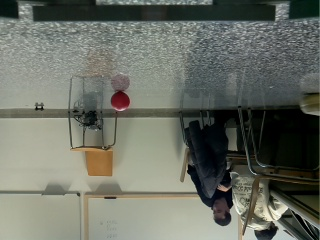
#> input picture fotos/imagenes/image_1741256867.824534.jpg, 320 x 240 px
$ python get_color_blobs.py   (older library calls are emulated)
#> lines starting #> are read from the running program, lines starting #| are printed output that depends on the picture; after the words box and inside, x2 and y2 are one past the last pixel; in counts of white or black regions, pixels touching at a corner belong together
# -*- coding: utf-8 -*-
#!/usr/bin/python

# SCRIPT PARA CALIBRAR LOS VALORES DE COLOR Y TAMAÑO DE LOS BLOBS


# Standard imports
import cv2
import numpy as np;

# Read image
img_BGR = cv2.imread("./fotos/imagenes/image_1741256867.824534.jpg") # TODO: CAMBIAR A HSV
#> img_BGR is the input picture: shape (240, 320, 3); mean B, G, R 100.7, 110.7, 106.8
#img_BGR = cv2.imread("many.jpg")
img_flip = cv2.flip(img_BGR, 0)
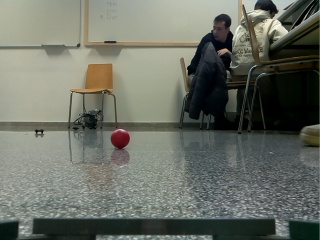
#> img_flip: shape (240, 320, 3); mean B, G, R 100.7, 110.7, 106.8
img_HSV = cv2.cvtColor(img_flip, cv2.COLOR_BGR2HSV)
#> img_HSV: shape (240, 320, 3); mean H, S, V 54.4, 51.5, 112.2

# Setup default values for SimpleBlobDetector parameters.
params = cv2.SimpleBlobDetector_Params()

# These are just examples, tune your own if needed
# Change thresholds
params.minThreshold = 10
params.maxThreshold = 200

# Filter by Area
params.filterByArea = True
params.minArea = 200
params.maxArea = 10000

# Filter by Circularity
params.filterByCircularity = True
params.minCircularity = 0.1

# Filter by Color
params.filterByColor = False
# not directly color, but intensity on the channel input
#params.blobColor = 0
params.filterByConvexity = False
params.filterByInertia = False


# Create a detector with the parameters
ver = (cv2.__version__).split('.')
if int(ver[0]) < 3 :
	detector = cv2.SimpleBlobDetector(params)
else :
	detector = cv2.SimpleBlobDetector_create(params)


cv2.imshow("Original", img_HSV)
# keypoints on original image (will look for blobs in grayscale)
keypoints = detector.detect(img_HSV)
#> keypoints = 10 keypoints; (x, y, size): (226, 227, 61.5), (215, 100, 45.1), (297, 48, 40.5), (99, 78, 31), (304, 231, 27.7), (154, 226, 25), (298, 113, 21.5), (277, 109, 19.5), (8, 231, 17.8), (120, 138, 17.6)
# Draw detected blobs as red circles.
# cv2.DRAW_MATCHES_FLAGS_DRAW_RICH_KEYPOINTS ensures
# the size of the circle corresponds to the size of blob
im_with_keypoints = cv2.drawKeypoints(img_flip, keypoints, np.array([]), (0,0,255), cv2.DRAW_MATCHES_FLAGS_DRAW_RICH_KEYPOINTS)
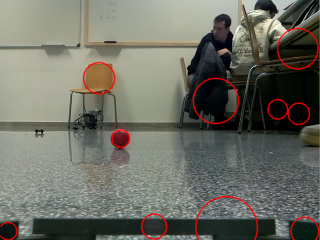
#> im_with_keypoints: shape (240, 320, 3); mean B, G, R 100, 109.9, 109.6

# Show blobs
cv2.imshow("Keypoints on Gray Scale", im_with_keypoints)
cv2.waitKey(0)

# filter certain COLOR channels

# Pixels with 100 <= R <= 255, 15 <= B <= 56, 17 <= G <= 50 will be considered red.
# similar for BLUE

# BY DEFAULT, opencv IMAGES have BGR format
redMin = (0, 25, 40)
redMax = (20, 50, 255)  # TODO: cuando vuelva a 360 cómo?

blueMin=(60, 10, 10)
blueMax=(255, 100, 100)

lower_red1 = (0, 100, 100)
upper_red1 = (10, 255, 255)
lower_red2 = (160, 100, 100)
upper_red2 = (179, 255, 255)

# Blue in HSV typically has hue values around 100-130
lower_blue = (100, 100, 100)
upper_blue = (130, 255, 255)

mask_red1 = cv2.inRange(img_HSV, lower_red1, upper_red1)
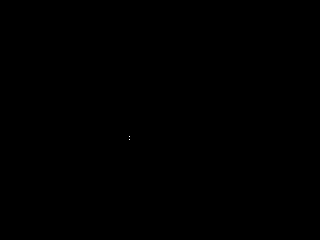
#> mask_red1: shape (240, 320); 0% white in thin lines or dots, all inside (x1, y1, x2, y2) = (129, 136, 130, 140)
mask_red2 = cv2.inRange(img_HSV, lower_red2, upper_red2)
#> mask_red2: shape (240, 320); 0.11% white; 2 white regions (1 under 20 px), largest, box (x1, y1, x2, y2) and area: (112, 131, 129, 139) 82
mask_red = cv2.bitwise_or(mask_red1, mask_red2)


# mask_red=cv2.inRange(img_HSV, redMin, redMax)
mask_blue=cv2.inRange(img_HSV, blueMin, blueMax)
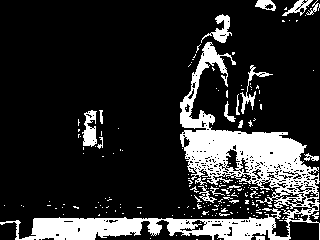
#> mask_blue: shape (240, 320); 18.3% white; 192 white regions (171 under 20 px), largest, box (x1, y1, x2, y2) and area: (0, 42, 320, 240) 11545, (82, 110, 97, 147) 349, (201, 14, 232, 43) 329


# apply the mask
red = cv2.bitwise_and(img_HSV, img_HSV, mask = mask_red)
#> red: shape (240, 320, 3); mean H, S, V 0.2, 0.2, 0.1
blue = cv2.bitwise_and(img_HSV, img_HSV, mask = mask_blue)
#> blue: shape (240, 320, 3); mean H, S, V 15.3, 8.1, 11.7
# show resulting filtered image next to the original one
cv2.imshow("Red regions", np.hstack([img_flip, red]))
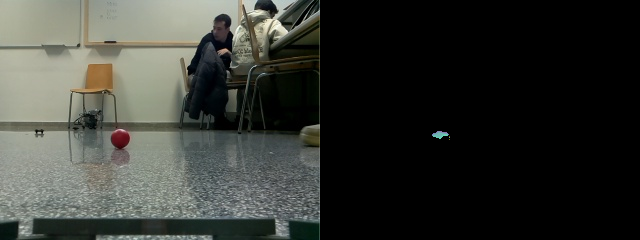
#> window 'Red regions': shape (240, 640, 3); mean B, G, R 50.5, 55.5, 53.5
cv2.imshow("Blue regions", np.hstack([img_flip, blue]))
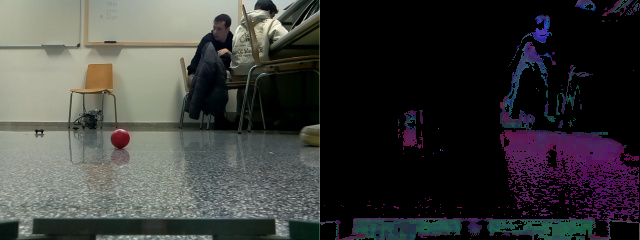
#> window 'Blue regions': shape (240, 640, 3); mean B, G, R 58, 59.4, 59.3


# detector finds "dark" blobs by default, so invert image for results with same detector
keypoints_red = detector.detect(255-mask_red)
#> keypoints_red = ()
keypoints_blue = detector.detect(255-mask_blue)
#> keypoints_blue = 4 keypoints; (x, y, size): (305, 228, 28.5), (222, 28, 20.5), (90, 129, 20.4), (8, 231, 17)

# documentation of SimpleBlobDetector is not clear on what kp.size is exactly, but it looks like the diameter of the blob.
for kp in keypoints_red:
    print(kp.pt[0], kp.pt[1], kp.size)
#> this loop made 0 passes

# Draw detected blobs as red circles.
# cv2.DRAW_MATCHES_FLAGS_DRAW_RICH_KEYPOINTS ensures
# the size of the circle corresponds to the size of blob
im_with_keypoints = cv2.drawKeypoints(img_flip, keypoints_red, np.array([]),
	(255,255,255), cv2.DRAW_MATCHES_FLAGS_DRAW_RICH_KEYPOINTS)
im_with_keypoints2 = cv2.drawKeypoints(img_flip, keypoints_blue, np.array([]),
	(255,255,255), cv2.DRAW_MATCHES_FLAGS_DRAW_RICH_KEYPOINTS)

# Show mask and blobs found
cv2.imshow("Keypoints on RED", im_with_keypoints)
cv2.imshow("Keypoints on BLUE", im_with_keypoints2)
cv2.waitKey(0)

$ run again, with fotos/imagenes/image_1741256810.6558268.jpg copied over fotos/imagenes/image_1741256867.824534.jpg
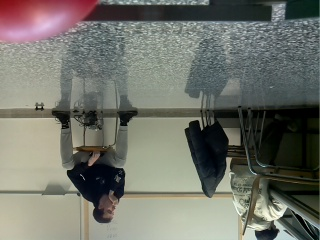
#> input picture fotos/imagenes/image_1741256810.6558268.jpg, 320 x 240 px
#> img_BGR is the input picture: shape (240, 320, 3); mean B, G, R 106, 114.6, 113.2
#> img_HSV: shape (240, 320, 3); mean H, S, V 61.9, 53.4, 119.1
#> keypoints = 8 keypoints; (x, y, size): (292, 93, 85.3), (21, 21, 67.5), (36, 226, 63.1), (148, 228, 54.9), (197, 42, 41.5), (210, 90, 36.8), (98, 60, 34.7), (304, 231, 29.2)
#> mask_red1: shape (240, 320); 0.01% white; 1 white region (1 under 20 px)
#> `mask_red2 = cv2.inRange(img_HSV, lower_red2, upper_red2)`:
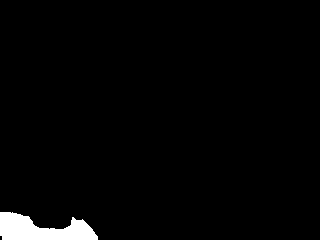
#> mask_red2: shape (240, 320); 2.3% white; 1 white region, box (x1, y1, x2, y2) and area: (0, 212, 98, 240) 1749
#> mask_red: shape (240, 320); 2.3% white; 1 white region, box (x1, y1, x2, y2) and area: (0, 212, 98, 240) 1757
#> mask_blue: shape (240, 320); 14.5% white; 367 white regions (329 under 20 px), largest, box (x1, y1, x2, y2) and area: (185, 106, 320, 198) 4186, (87, 217, 288, 240) 2789, (188, 43, 226, 116) 611
#> red: shape (240, 320, 3); mean H, S, V 4, 3.5, 3.6
#> blue: shape (240, 320, 3); mean H, S, V 13.4, 6.2, 10
#> `cv2.imshow("Blue regions", np.hstack([img_flip, blue]))`:
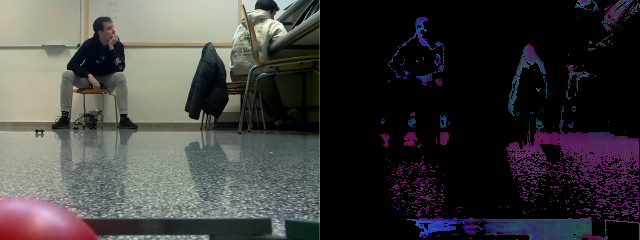
#> window 'Blue regions': shape (240, 640, 3); mean B, G, R 59.7, 60.4, 61.6
#> keypoints_red = ()
#> keypoints_blue = 4 keypoints; (x, y, size): (203, 72, 41.8), (101, 31, 20.7), (300, 179, 18.4), (257, 77, 16.9)

$ run again, with fotos/imagenes/image_1741256833.883616.jpg copied over fotos/imagenes/image_1741256867.824534.jpg
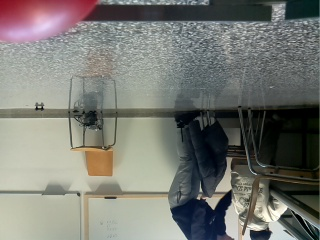
#> input picture fotos/imagenes/image_1741256833.883616.jpg, 320 x 240 px
#> img_BGR is the input picture: shape (240, 320, 3); mean B, G, R 114.8, 120.9, 120.2
#> img_HSV: shape (240, 320, 3); mean H, S, V 65.6, 48.2, 126.1
#> keypoints = 6 keypoints; (x, y, size): (39, 226, 65), (204, 44, 45.7), (209, 95, 34.9), (98, 78, 30), (304, 230, 29.4), (288, 111, 20.1)
#> mask_red1: shape (240, 320); every value is 0
#> `mask_red2 = cv2.inRange(img_HSV, lower_red2, upper_red2)`:
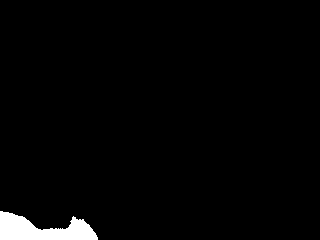
#> mask_red2: shape (240, 320); 2.2% white; 1 white region, box (x1, y1, x2, y2) and area: (0, 211, 98, 240) 1706
#> mask_blue: shape (240, 320); 14.2% white; 386 white regions (362 under 20 px), largest, box (x1, y1, x2, y2) and area: (166, 27, 319, 174) 4073, (84, 217, 320, 240) 3155, (240, 66, 270, 127) 492
#> red: shape (240, 320, 3); mean H, S, V 3.9, 3.3, 3.5
#> blue: shape (240, 320, 3); mean H, S, V 13.3, 5.3, 9.7
#> `cv2.imshow("Blue regions", np.hstack([img_flip, blue]))`:
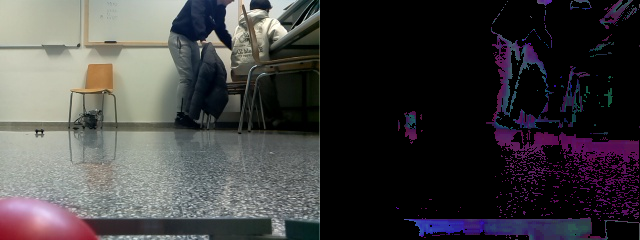
#> window 'Blue regions': shape (240, 640, 3); mean B, G, R 64, 63.1, 64.9
#> keypoints_red = ()
#> keypoints_blue = 5 keypoints; (x, y, size): (279, 149, 47.2), (252, 97, 32.1), (213, 120, 26.4), (211, 59, 25.3), (90, 125, 19.1)
